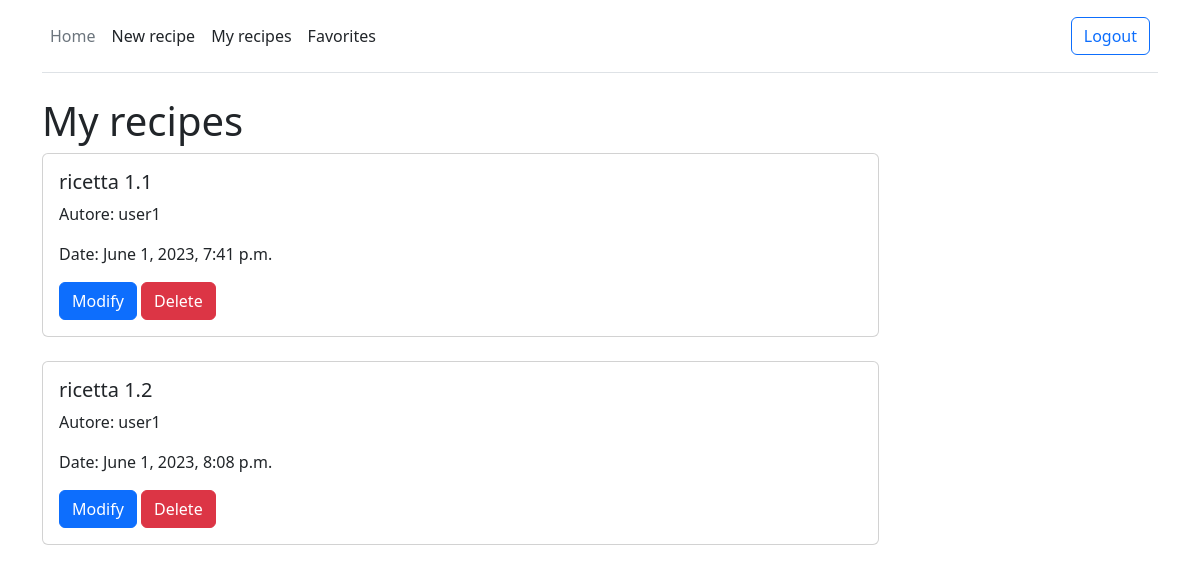
The app's page /my_recipes/ (signed in) with its own data.
### recipes/models.py (models this page shows, shortened)
class Recipe(models.Model):
    title = models.CharField(max_length=100)
    description = models.TextField()
    category = models.ForeignKey('categories.Category', on_delete=models.CASCADE)
    author = models.ForeignKey(User, on_delete=models.CASCADE, null=True)
    date = models.DateTimeField(auto_now_add=True, null=True)
    favorite = models.ManyToManyField(User, related_name='favorite', blank=True)
    photo = models.ImageField(upload_to='images/', null=True, blank=True)

### recipes/views.py (the view)
# urls.py: path('my_recipes/', MyRecipes, name='my_recipes'),
@login_required
def MyRecipes(request):
    my_recipes = Recipe.objects.filter(author=request.user)
    return render(request, 'my_recipes.html', {'my_recipes': my_recipes})

### templates/my_recipes.html (shortened to what this page needs)
{% extends "base.html" %}
{% load crispy_forms_tags %}
{% block content %}
    <h1>My recipes</h1>
    {% if my_recipes %}
        {% for recipe in my_recipes %}
            <div class="card w-75">
                <div class="card-body">
                    <h5 class="card-title">{{ recipe.title }}</h5>
                    <p class="card-text">Autore: {{ recipe.author }}</p>
                    <p class="card-text">Date: {{ recipe.date }}</p>
                    <a href="{% url 'update_recipe' recipe.id %}" class="btn btn-primary">Modify</a>
                    <a href="{% url 'delete_recipe' recipe.id %}" class="btn btn-danger">Delete</a>
                </div>
            </div>
            <br>
        {% endfor %}
    {% else %}
        <p>No recipes yet</p>
    {% endif %}
{% endblock %}

### records on screen
Recipe: title "ricetta 1.1", author "user1", date "June 1, 2023, 7:41 p.m."
Recipe: title "ricetta 1.2", author "user1", date "June 1, 2023, 8:08 p.m."
